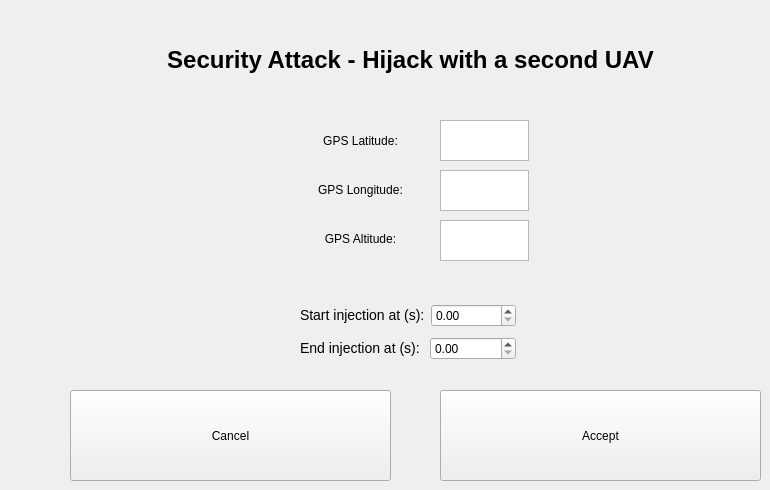
   <widget class="QWidget" name="page_11">
    <widget class="QLabel" name="label_12">
     <property name="geometry">
      <rect>
       <x>100</x>
       <y>30</y>
       <width>621</width>
       <height>61</height>
      </rect>
     </property>
     <property name="toolTip">
      <string>&lt;html&gt;&lt;head/&gt;&lt;body&gt;&lt;p align=&quot;center&quot;&gt;&lt;br/&gt;&lt;/p&gt;&lt;/body&gt;&lt;/html&gt;</string>
     </property>
     <property name="whatsThis">
      <string>&lt;html&gt;&lt;head/&gt;&lt;body&gt;&lt;p align=&quot;center&quot;&gt;&lt;br/&gt;&lt;/p&gt;&lt;/body&gt;&lt;/html&gt;</string>
     </property>
     <property name="styleSheet">
      <string notr="true">font-size: 24px;
font-weight: bold;</string>
     </property>
     <property name="text">
      <string>&lt;html&gt;&lt;head/&gt;&lt;body&gt;&lt;p&gt;&lt;span style=&quot; color:#000000;&quot;&gt;Security Attack - Hijack with a second UAV&lt;/span&gt;&lt;/p&gt;&lt;/body&gt;&lt;/html&gt;</string>
     </property>
     <property name="alignment">
      <set>Qt::AlignCenter</set>
     </property>
    </widget>
    <widget class="QTextEdit" name="textEditGPSLonInjection_9">
     <property name="geometry">
      <rect>
       <x>440</x>
       <y>170</y>
       <width>89</width>
       <height>41</height>
      </rect>
     </property>
     <property name="sizePolicy">
      <sizepolicy hsizetype="Preferred" vsizetype="Preferred">
       <horstretch>0</horstretch>
       <verstretch>0</verstretch>
      </sizepolicy>
     </property>
     <property name="styleSheet">
      <string notr="true">qproperty-toolTip: &quot;GPS Longitude value to inject.&lt;br&gt;A valid boundary is considered as [-180, 180].&quot;;</string>
     </property>
    </widget>
    <widget class="QTextEdit" name="textEditGPSLatInjection_8">
     <property name="geometry">
      <rect>
       <x>440</x>
       <y>120</y>
       <width>89</width>
       <height>41</height>
      </rect>
     </property>
     <property name="sizePolicy">
      <sizepolicy hsizetype="Preferred" vsizetype="Preferred">
       <horstretch>0</horstretch>
       <verstretch>0</verstretch>
      </sizepolicy>
     </property>
     <property name="styleSheet">
      <string notr="true">qproperty-toolTip: &quot;GPS Latitude value to inject.&lt;br&gt; A valid boundary is considered as [-90,90].&quot;;</string>
     </property>
    </widget>
    <widget class="QWidget" name="layoutWidget_14">
     <property name="geometry">
      <rect>
       <x>300</x>
       <y>300</y>
       <width>216</width>
       <height>64</height>
      </rect>
     </property>
     <layout class="QVBoxLayout" name="verticalLayout_8">
      <item>
       <layout class="QHBoxLayout" name="horizontalLayout_19">
        <item>
         <widget class="QLabel" name="label_29">
          <property name="styleSheet">
           <string notr="true">font-size: 14px;</string>
          </property>
          <property name="text">
           <string>&lt;html&gt;&lt;head/&gt;&lt;body&gt;&lt;p&gt;&lt;span style=&quot; color:#000000;&quot;&gt;Start injection at (s):&lt;/span&gt;&lt;/p&gt;&lt;/body&gt;&lt;/html&gt;</string>
          </property>
         </widget>
        </item>
        <item>
         <widget class="QDoubleSpinBox" name="doubleSpinBox_startInjection_8">
          <property name="styleSheet">
           <string notr="true">qproperty-toolTip: &quot;Seconds after takeoff considered to start injection&quot;;</string>
          </property>
         </widget>
        </item>
       </layout>
      </item>
      <item>
       <layout class="QHBoxLayout" name="horizontalLayout_20">
        <item>
         <widget class="QLabel" name="label_30">
          <property name="styleSheet">
           <string notr="true">font-size: 14px;</string>
          </property>
          <property name="text">
           <string>&lt;html&gt;&lt;head/&gt;&lt;body&gt;&lt;p&gt;&lt;span style=&quot; color:#000000;&quot;&gt;End injection at (s): &lt;/span&gt;&lt;/p&gt;&lt;/body&gt;&lt;/html&gt;</string>
          </property>
         </widget>
        </item>
        <item>
         <widget class="QDoubleSpinBox" name="doubleSpinBox_endInjection_8">
          <property name="styleSheet">
           <string notr="true">qproperty-toolTip: &quot;Seconds after takeoff considered to end injection&quot;;</string>
          </property>
         </widget>
        </item>
       </layout>
      </item>
     </layout>
    </widget>
    <widget class="QWidget" name="layoutWidget_15">
     <property name="geometry">
      <rect>
       <x>300</x>
       <y>120</y>
       <width>121</width>
       <height>141</height>
      </rect>
     </property>
     <layout class="QVBoxLayout" name="verticalLayout_13">
      <item>
       <widget class="QLabel" name="labelGPSLatInjection_7">
        <property name="styleSheet">
         <string notr="true"/>
        </property>
        <property name="text">
         <string>&lt;html&gt;&lt;head/&gt;&lt;body&gt;&lt;p&gt;&lt;span style=&quot; color:#000000;&quot;&gt;GPS Latitude:&lt;/span&gt;&lt;/p&gt;&lt;/body&gt;&lt;/html&gt;</string>
        </property>
        <property name="alignment">
         <set>Qt::AlignCenter</set>
        </property>
       </widget>
      </item>
      <item>
       <widget class="QLabel" name="labelGPSLonInjection_7">
        <property name="styleSheet">
         <string notr="true"/>
        </property>
        <property name="text">
         <string>&lt;html&gt;&lt;head/&gt;&lt;body&gt;&lt;p&gt;&lt;span style=&quot; color:#000000;&quot;&gt;GPS Longitude:&lt;/span&gt;&lt;/p&gt;&lt;/body&gt;&lt;/html&gt;</string>
        </property>
        <property name="alignment">
         <set>Qt::AlignCenter</set>
        </property>
       </widget>
      </item>
      <item>
       <widget class="QLabel" name="labelGPSAltInjection_7">
        <property name="styleSheet">
         <string notr="true"/>
        </property>
        <property name="text">
         <string>&lt;html&gt;&lt;head/&gt;&lt;body&gt;&lt;p&gt;&lt;span style=&quot; color:#000000;&quot;&gt;GPS Altitude:&lt;/span&gt;&lt;/p&gt;&lt;/body&gt;&lt;/html&gt;</string>
        </property>
        <property name="alignment">
         <set>Qt::AlignCenter</set>
        </property>
       </widget>
      </item>
     </layout>
    </widget>
    <widget class="QPushButton" name="buttonGPSInjectionCancel_7">
     <property name="enabled">
      <bool>true</bool>
     </property>
     <property name="geometry">
      <rect>
       <x>70</x>
       <y>390</y>
       <width>321</width>
       <height>91</height>
      </rect>
     </property>
     <property name="styleSheet">
      <string notr="true"/>
     </property>
     <property name="text">
      <string>Cancel</string>
     </property>
    </widget>
    <widget class="QPushButton" name="buttonGPSInjectionContinue_7">
     <property name="enabled">
      <bool>true</bool>
     </property>
     <property name="geometry">
      <rect>
       <x>440</x>
       <y>390</y>
       <width>321</width>
       <height>91</height>
      </rect>
     </property>
     <property name="styleSheet">
      <string notr="true"/>
     </property>
     <property name="text">
      <string>Accept</string>
     </property>
    </widget>
    <widget class="QTextEdit" name="textEditGPSAltInjection_8">
     <property name="geometry">
      <rect>
       <x>440</x>
       <y>220</y>
       <width>89</width>
       <height>41</height>
      </rect>
     </property>
     <property name="sizePolicy">
      <sizepolicy hsizetype="Preferred" vsizetype="Preferred">
       <horstretch>0</horstretch>
       <verstretch>0</verstretch>
      </sizepolicy>
     </property>
     <property name="styleSheet">
      <string notr="true">qproperty-toolTip: &quot;GPS Altitude value to inject.&quot;</string>
     </property>
    </widget>
   </widget>
